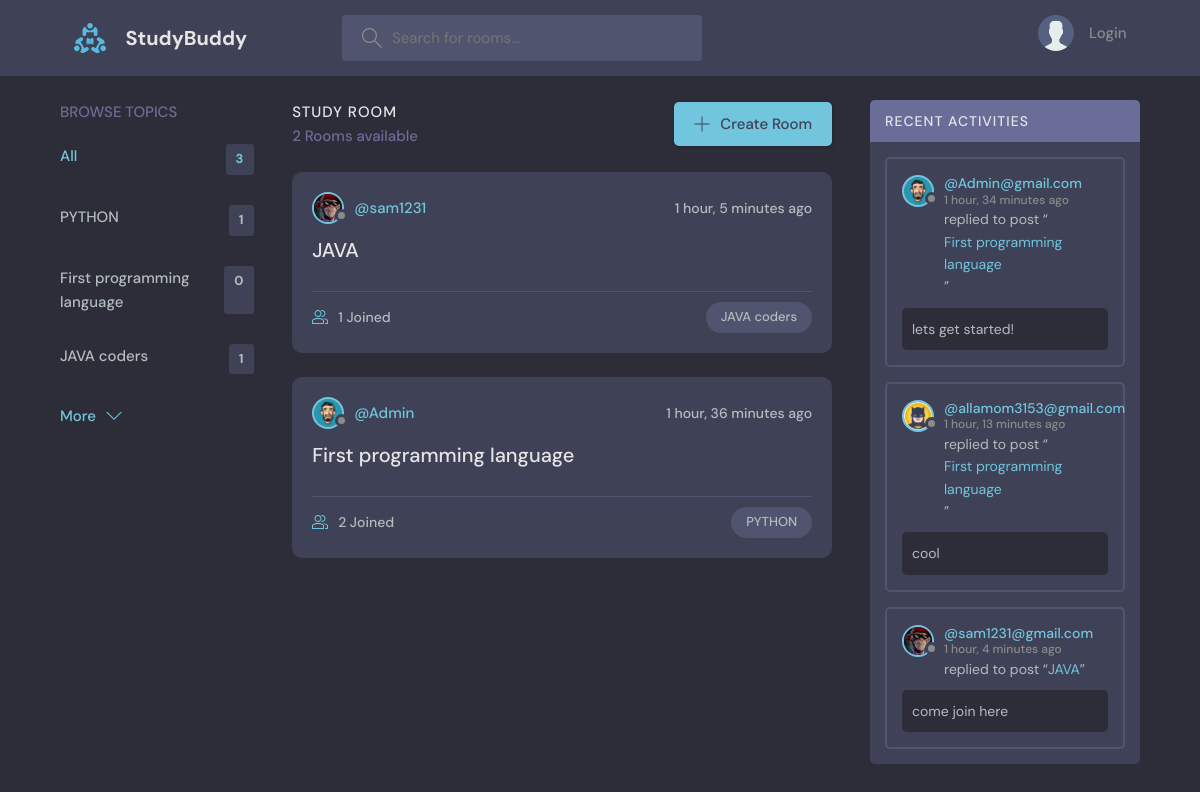
The page / on the database its author committed.
### base/models.py (models this page shows, shortened)
class Topic(models.Model):
    name=models.CharField(max_length=200)

class Room(models.Model):
    host = models.ForeignKey(User ,on_delete=models.SET_NULL ,null=True)
    topic = models.ForeignKey(Topic ,on_delete=models.SET_NULL ,null=True)
    name=models.CharField(max_length=200)
    description =models.TextField(null=True, blank=True)
    participants= models.ManyToManyField(User ,related_name='participants',blank='True')
    updated=models.DateTimeField(auto_now=True)
    created=models.DateTimeField(auto_now_add=True)
    class Meta:
        ordering= ['-updated','-created']
    def __str__(self):
        return self.name

class User(AbstractUser):
    name= models.CharField(max_length=200 , null=True)
    email= models.EmailField(unique=True ,null=True)
    bio= models.TextField(null=True)
    avatar= models.ImageField(null=True ,default="avatar.svg")
    USERNAME_FIELD ='email'
    REQUIRED_FIELDS=[]

class Message(models.Model):
    user = models.ForeignKey(User ,on_delete=models.CASCADE)
    room = models.ForeignKey(Room ,on_delete=models.CASCADE)
    body = models.TextField()
    updated=models.DateTimeField(auto_now=True)
    created=models.DateTimeField(auto_now_add=True)

### base/views.py (the view)
# urls.py: path('', views.home,name="home"),
def home(request):
    q=request.GET.get('q') if request.GET.get('q') != None else ''
    rooms= Room.objects.filter(
        Q(topic__name__icontains=q) |
        Q(name__icontains=q) |
        Q(description__icontains=q)
    )
    topics=Topic.objects.all()[0:4]
    room_count =rooms.count()
    room_messages = Message.objects.filter(Q(room__topic__name__icontains=q))
    context ={'rooms': rooms,'topics':topics ,'room_count': room_count ,'room_messages': room_messages}
    return render(request,'base/home.html',context)

### base/templates/base/home.html (shortened to what this page needs)
{% extends 'main.html' %}
  {% block content %}
    <main class="layout layout--3">
      <div class="container">
        {% include 'base/topics_component.html' %}
        <div class="roomList">
          <div class="roomList__header">
            <div>
              <h2>Study Room</h2>
              <p>{{room_count}} Rooms available</p>
            </div>
            <a class="btn btn--main" href="{% url 'create-room' %}">
              <svg version="1.1" xmlns="http://www.w3.org/2000/svg" width="32" height="32" viewBox="0 0 32 32">
                <title>add</title>
                <path
                  d="M16.943 0.943h-1.885v14.115h-14.115v1.885h14.115v14.115h1.885v-14.115h14.115v-1.885h-14.115v-14.115z"
                ></path>
              </svg>
              Create Room
            </a>
          </div>
          {% include 'base/feed_component.html' %}
        </div>
        {% include 'base/activity_component.html' %}
      </div>
    </main>
  {% endblock %}

### base/templates/base/topics_component.html
<div class="topics">
    <div class="topics__header">
      <h2>Browse Topics</h2>
    </div>
    <ul class="topics__list">
      <li>
        <a href="{% url 'home' %}" class="active">All <span>{{topics.count}}</span></a>
      </li>
      {% for topic in topics %}
      <li>
        <a href="{% url 'home' %}?q={{topic.name}}">{{topic.name}}<span>{{topic.room_set.all.count}}</span></a>
      </li>
      {% endfor %}
    </ul>
    <a class="btn btn--link" href="{% url 'topics' %}">
      More
      <svg version="1.1" xmlns="http://www.w3.org/2000/svg" width="32" height="32" viewBox="0 0 32 32">
        <title>chevron-down</title>
        <path d="M16 21l-13-13h-3l16 16 16-16h-3l-13 13z"></path>
      </svg>
    </a>
  </div>

### base/templates/base/feed_component.html (shortened to what this page needs)
{% for room in rooms %}
<div class="roomListRoom">
    <div class="roomListRoom__header">
      <a href="{% url 'user-profile' room.host.id %}" class="roomListRoom__author">
        <div class="avatar avatar--small">
          <img src="{{room.host.avatar.url}}" />
        </div>
        <span>@{{room.host.username}}</span>
      </a>
      <div class="roomListRoom__actions">
        <span>{{room.created|timesince}} ago</span>
      </div>
    </div>
    <div class="roomListRoom__content">
      <a href="{% url 'room' room.id %}">{{room.name}}</a>
    </div>
    <div class="roomListRoom__meta">
      <a href="{% url 'room' room.id %}" class="roomListRoom__joined">
        {{room.participants.all.count}} Joined
      </a>
      <p class="roomListRoom__topic">{{room.topic.name}}</p>
    </div>
  </div>
{% endfor %}

### base/templates/base/activity_component.html (shortened to what this page needs)
<div class="activities">
    <div class="activities__header">
      <h2>Recent Activities</h2>
    </div>
    {% for message in room_messages %}
    <div class="activities__box">
      <div class="activities__boxHeader roomListRoom__header">
        <a href="{% url 'user-profile' message.user.id %}" class="roomListRoom__author">
          <div class="avatar avatar--small">
            <img src="{{message.user.avatar.url}}" />
          </div>
          <p>
            @{{message.user}}
            <span> {{message.created |timesince}} ago</span>
          </p>
        </a>
      </div>
      <div class="activities__boxContent">
        <p>replied to post “<a href="{% url 'room' message.room.id %}">{{message.room}}</a>”</p>
        <div class="activities__boxRoomContent">
            {{message.body}}
        </div>
      </div>
    </div>
    {% endfor %}
</div>

### rows shown on the page
Topic: name "PYTHON", room_set.all.count "1"
Topic: name "First programming language", room_set.all.count "0"
Topic: name "JAVA coders", room_set.all.count "1"
Room: host.avatar (picture), host.username "sam1231", created "1 hour, 5 minutes", name "JAVA", participants.all.count "1", topic.name "JAVA coders"
Room: host.avatar (picture), host.username "Admin", created "1 hour, 36 minutes", name "First programming language", participants.all.count "2", topic.name "PYTHON"
Message: user.avatar (picture), user "Admin@gmail.com", created "1 hour, 34 minutes", room "First programming language", body "lets get started!"
Message: user.avatar (picture), user "allamom3153@gmail.com", created "1 hour, 13 minutes", room "First programming language", body "cool"
Message: user.avatar (picture), user "sam1231@gmail.com", created "1 hour, 4 minutes", room "JAVA", body "come join here"

### other values the page prints
{{ topics.count }} "3"
{{ room_count }} "2"
